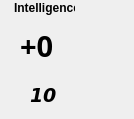
   <widget class="QWidget" name="intelligenceAbility" native="true">
    <property name="geometry">
     <rect>
      <x>448</x>
      <y>51</y>
      <width>134</width>
      <height>119</height>
     </rect>
    </property>
    <widget class="QLabel" name="intModifier">
     <property name="geometry">
      <rect>
       <x>20</x>
       <y>20</y>
       <width>51</width>
       <height>51</height>
      </rect>
     </property>
     <property name="font">
      <font>
       <family>Segoe UI Black</family>
       <pointsize>22</pointsize>
       <weight>75</weight>
       <bold>true</bold>
      </font>
     </property>
     <property name="text">
      <string>+0</string>
     </property>
    </widget>
    <widget class="QLabel" name="intBackground">
     <property name="geometry">
      <rect>
       <x>3</x>
       <y>0</y>
       <width>81</width>
       <height>121</height>
      </rect>
     </property>
     <property name="text">
      <string/>
     </property>
     <property name="textFormat">
      <enum>Qt::RichText</enum>
     </property>
     <property name="pixmap">
      <pixmap>../Images/AbilityScoreHolder.png</pixmap>
     </property>
     <property name="scaledContents">
      <bool>true</bool>
     </property>
    </widget>
    <widget class="QLabel" name="intBaseValue">
     <property name="geometry">
      <rect>
       <x>30</x>
       <y>80</y>
       <width>31</width>
       <height>31</height>
      </rect>
     </property>
     <property name="font">
      <font>
       <family>DejaVu Sans</family>
       <pointsize>14</pointsize>
       <weight>75</weight>
       <italic>true</italic>
       <bold>true</bold>
      </font>
     </property>
     <property name="text">
      <string>10</string>
     </property>
    </widget>
    <widget class="QLabel" name="intTitle">
     <property name="geometry">
      <rect>
       <x>14</x>
       <y>0</y>
       <width>61</width>
       <height>16</height>
      </rect>
     </property>
     <property name="font">
      <font>
       <family>Nirmala UI</family>
       <weight>75</weight>
       <bold>true</bold>
      </font>
     </property>
     <property name="layoutDirection">
      <enum>Qt::LeftToRight</enum>
     </property>
     <property name="text">
      <string>Intelligence</string>
     </property>
    </widget>
    <zorder>intBackground</zorder>
    <zorder>intBaseValue</zorder>
    <zorder>intTitle</zorder>
    <zorder>intModifier</zorder>
   </widget>
